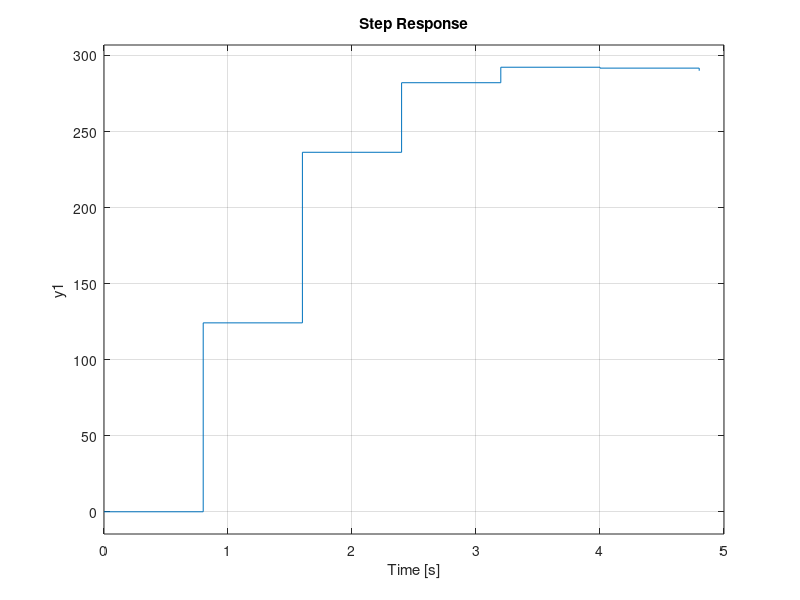
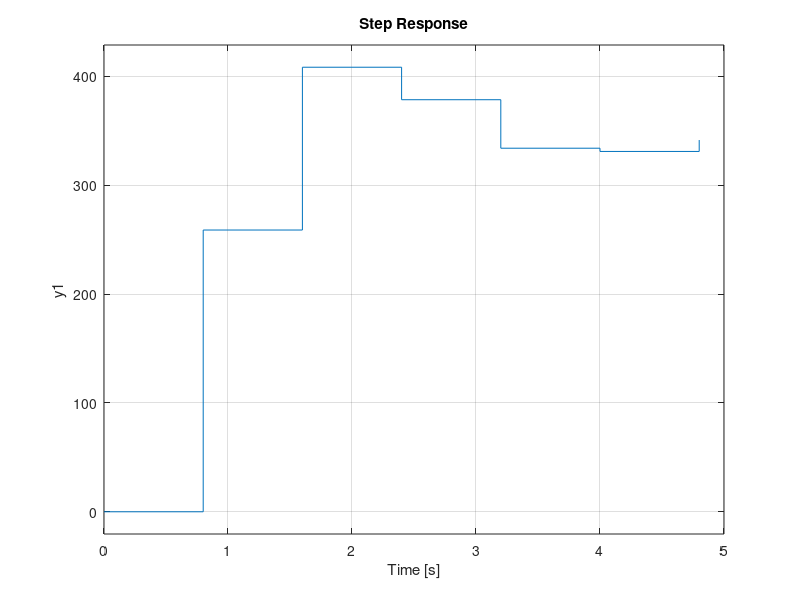

Recreate these plots in MATLAB, in order.
clear; close all; clc
z=tf('z',0.8);

Kp = 60;
ftmf = Kp*2.07*(z+0.343)/(Kp*0.005*(z+0.349)+(z-0.82)*(z-0.04))
ftmf = zpk(ftmf);
step(ftmf);
figure;

Kp = 125.04;
ftmf2 = Kp*2.07*(z+0.343)/(Kp*0.005*(z+0.349)+(z-0.82)*(z-0.04));
step(ftmf2);
figure;